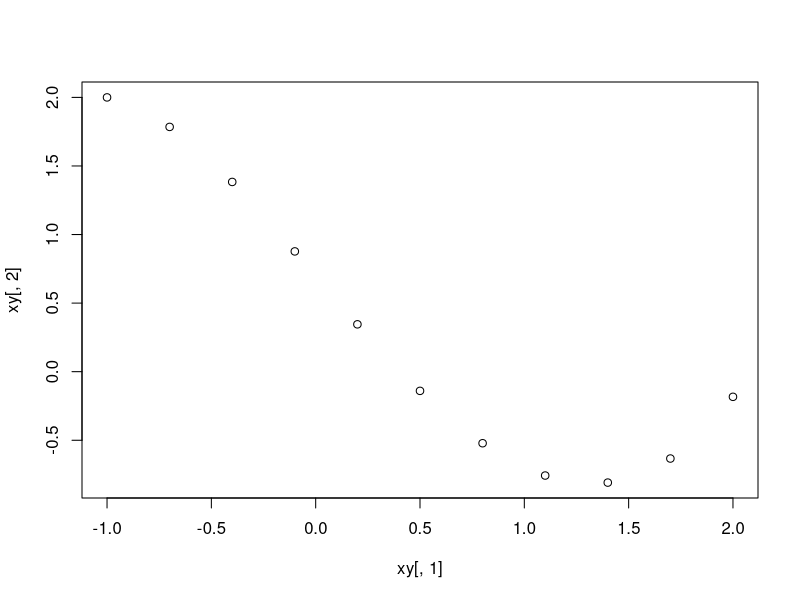

Recreate this plot in R.
lindebp <- function(p, q, f, a, b, alpha, beta, A, B, n) {
    h <- (b - a) / n
    x <- 1:(n + 1)
    for (i in 1:(n + 1)) {
        x[i] <- a + (i - 1) * h
    }
    c <- matrix(0, nrow = (n + 1), ncol = (n + 1))
    d <- 1:(n + 1)

    c[1, 1] <- alpha[1] * h - alpha[2]
    c[1, 2] <- alpha[2]
    c[n + 1, n] <- -beta[2]
    c[n + 1, n + 1] <- beta[1] * h + beta[2]
    for (i in 2:n) {
        c[i, i - 1] <- 1 - h * p(x[i]) / 2
        c[i, i] <- h^2 * q(x[i]) - 2
        c[i, i + 1] <- 1 + h * p(x[i]) / 2
    }
    d[1] <- A * h
    d[n + 1] <- B * h
    for (i in 2:n) {
        d[i] <- f(x[i]) * h^2
    }
    y <- solve(c, d)
    return(cbind(x, y))
}

p <- function(x) {
    return(x * cos(x))
}

q <- function(x) {
    return(x^2)
}

f <- function(x) {
    return(sin(x))
}

alpha <- c(1, 0)
beta <- c(0, 2)

A <- 2
B <- 3

a <- -1
b <- 2
n <- 10

xy <- lindebp(p, q, f, a, b, alpha, beta, A, B, n)
plot(xy[, 1], xy[, 2], type = "p")
